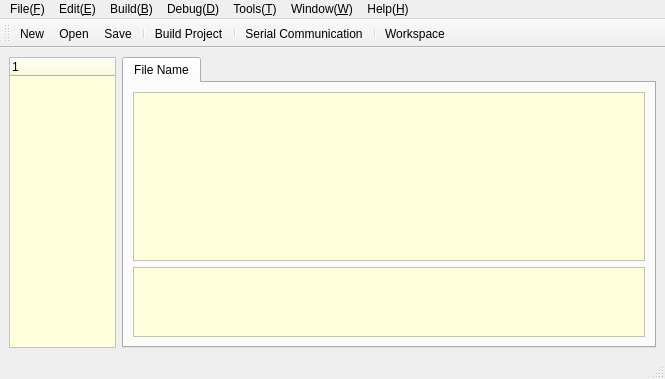
<?xml version="1.0" encoding="UTF-8"?>
<ui version="4.0">
 <class>MCU_Studio</class>
 <widget class="QMainWindow" name="MCU_Studio">
  <property name="geometry">
   <rect>
    <x>0</x>
    <y>0</y>
    <width>665</width>
    <height>379</height>
   </rect>
  </property>
  <property name="windowTitle">
   <string>Mcu Studio</string>
  </property>
  <property name="windowIcon">
   <iconset resource="Res.qrc">
    <normaloff>:/img/app.ico</normaloff>:/img/app.ico</iconset>
  </property>
  <widget class="QWidget" name="centralwidget">
   <layout class="QHBoxLayout" name="horizontalLayout_2">
    <item>
     <layout class="QHBoxLayout" name="horizontalLayout" stretch="1,5">
      <property name="spacing">
       <number>6</number>
      </property>
      <property name="sizeConstraint">
       <enum>QLayout::SetDefaultConstraint</enum>
      </property>
      <property name="leftMargin">
       <number>0</number>
      </property>
      <property name="topMargin">
       <number>0</number>
      </property>
      <property name="rightMargin">
       <number>0</number>
      </property>
      <property name="bottomMargin">
       <number>0</number>
      </property>
      <item>
       <widget class="QTreeWidget" name="treeWidget">
        <property name="enabled">
         <bool>true</bool>
        </property>
        <property name="styleSheet">
         <string notr="true">background-color: rgb(255, 254, 221);</string>
        </property>
        <column>
         <property name="text">
          <string notr="true">1</string>
         </property>
        </column>
       </widget>
      </item>
      <item>
       <widget class="QTabWidget" name="tabWidget">
        <property name="currentIndex">
         <number>0</number>
        </property>
        <widget class="QWidget" name="tab">
         <attribute name="title">
          <string>File Name</string>
         </attribute>
         <layout class="QVBoxLayout" name="verticalLayout_2">
          <item>
           <layout class="QVBoxLayout" name="verticalLayout" stretch="10,1">
            <item>
             <widget class="QTextEdit" name="textEdit">
              <property name="styleSheet">
               <string notr="true">background-color: rgb(255, 254, 221);</string>
              </property>
              <property name="html">
               <string>&lt;!DOCTYPE HTML PUBLIC &quot;-//W3C//DTD HTML 4.0//EN&quot; &quot;http://www.w3.org/TR/REC-html40/strict.dtd&quot;&gt;
&lt;html&gt;&lt;head&gt;&lt;meta name=&quot;qrichtext&quot; content=&quot;1&quot; /&gt;&lt;style type=&quot;text/css&quot;&gt;
p, li { white-space: pre-wrap; }
&lt;/style&gt;&lt;/head&gt;&lt;body style=&quot; font-family:'Sans Serif'; font-size:9pt; font-weight:400; font-style:normal;&quot;&gt;
&lt;p style=&quot;-qt-paragraph-type:empty; margin-top:0px; margin-bottom:0px; margin-left:0px; margin-right:0px; -qt-block-indent:0; text-indent:0px;&quot;&gt;&lt;br /&gt;&lt;/p&gt;&lt;/body&gt;&lt;/html&gt;</string>
              </property>
             </widget>
            </item>
            <item>
             <widget class="QTextBrowser" name="textBrowser">
              <property name="styleSheet">
               <string notr="true">background-color: rgb(255, 254, 221);ss</string>
              </property>
             </widget>
            </item>
           </layout>
          </item>
         </layout>
        </widget>
       </widget>
      </item>
     </layout>
    </item>
   </layout>
  </widget>
  <widget class="QMenuBar" name="menubar">
   <property name="geometry">
    <rect>
     <x>0</x>
     <y>0</y>
     <width>665</width>
     <height>21</height>
    </rect>
   </property>
   <widget class="QMenu" name="menuFile">
    <property name="title">
     <string>File(&amp;F)</string>
    </property>
    <addaction name="actionNew"/>
    <addaction name="actionOpen"/>
    <addaction name="separator"/>
    <addaction name="actionSave"/>
    <addaction name="actionSave_All"/>
    <addaction name="separator"/>
    <addaction name="actionClose"/>
    <addaction name="actionClose_All"/>
    <addaction name="separator"/>
    <addaction name="actionPrint"/>
    <addaction name="separator"/>
    <addaction name="actionExit"/>
   </widget>
   <widget class="QMenu" name="menuEdit">
    <property name="title">
     <string>Edit(&amp;E)</string>
    </property>
    <addaction name="actionCut"/>
    <addaction name="actionCopy"/>
    <addaction name="actionPlaster"/>
    <addaction name="separator"/>
    <addaction name="actionFind"/>
    <addaction name="actionReplace"/>
   </widget>
   <widget class="QMenu" name="menuBuild">
    <property name="title">
     <string>Build(&amp;B)</string>
    </property>
    <addaction name="actionBuildProject"/>
    <addaction name="actionBuild_Project_All"/>
    <addaction name="separator"/>
   </widget>
   <widget class="QMenu" name="menuDebug">
    <property name="title">
     <string>Debug(&amp;D)</string>
    </property>
    <addaction name="actionStart_Debug"/>
    <addaction name="actionStop_Debug"/>
    <addaction name="actionPause_Debug"/>
   </widget>
   <widget class="QMenu" name="menuTools">
    <property name="title">
     <string>Tools(&amp;T)</string>
    </property>
    <addaction name="actionSerial_Communication"/>
    <addaction name="separator"/>
    <addaction name="actionGit"/>
    <addaction name="separator"/>
    <addaction name="actionC"/>
    <addaction name="actionJava"/>
    <addaction name="actionC_2"/>
    <addaction name="separator"/>
    <addaction name="actionWorkspace"/>
    <addaction name="separator"/>
    <addaction name="actionNew_Screen"/>
   </widget>
   <widget class="QMenu" name="menuWindow">
    <property name="title">
     <string>Window(&amp;W)</string>
    </property>
    <addaction name="actionClose_Windows"/>
   </widget>
   <widget class="QMenu" name="menuHelp">
    <property name="title">
     <string>Help(&amp;H)</string>
    </property>
    <addaction name="actionAbout"/>
    <addaction name="actionWeb_Help"/>
   </widget>
   <addaction name="menuFile"/>
   <addaction name="menuEdit"/>
   <addaction name="menuBuild"/>
   <addaction name="menuDebug"/>
   <addaction name="menuTools"/>
   <addaction name="menuWindow"/>
   <addaction name="menuHelp"/>
  </widget>
  <widget class="QStatusBar" name="statusbar"/>
  <widget class="QToolBar" name="toolBar">
   <property name="windowTitle">
    <string>toolBar</string>
   </property>
   <attribute name="toolBarArea">
    <enum>TopToolBarArea</enum>
   </attribute>
   <attribute name="toolBarBreak">
    <bool>false</bool>
   </attribute>
   <addaction name="actionNew"/>
   <addaction name="actionOpen"/>
   <addaction name="actionSave"/>
   <addaction name="separator"/>
   <addaction name="actionBuildProject"/>
   <addaction name="separator"/>
   <addaction name="actionSerial_Communication"/>
   <addaction name="separator"/>
   <addaction name="actionWorkspace"/>
  </widget>
  <action name="actionNew">
   <property name="icon">
    <iconset resource="Res.qrc">
     <normaloff>:/img/edit.svg</normaloff>:/img/edit.svg</iconset>
   </property>
   <property name="text">
    <string>New</string>
   </property>
   <property name="shortcut">
    <string>Ctrl+N</string>
   </property>
  </action>
  <action name="actionOpen">
   <property name="icon">
    <iconset resource="Res.qrc">
     <normaloff>:/img/open.png</normaloff>:/img/open.png</iconset>
   </property>
   <property name="text">
    <string>Open</string>
   </property>
   <property name="shortcut">
    <string>Ctrl+O</string>
   </property>
  </action>
  <action name="actionSave">
   <property name="icon">
    <iconset resource="Res.qrc">
     <normaloff>:/img/save.png</normaloff>:/img/save.png</iconset>
   </property>
   <property name="text">
    <string>Save</string>
   </property>
   <property name="shortcut">
    <string>Ctrl+S</string>
   </property>
  </action>
  <action name="actionSave_All">
   <property name="checkable">
    <bool>true</bool>
   </property>
   <property name="text">
    <string>Save All</string>
   </property>
   <property name="shortcut">
    <string>Ctrl+Shift+S</string>
   </property>
  </action>
  <action name="actionClose">
   <property name="checkable">
    <bool>true</bool>
   </property>
   <property name="text">
    <string>Close</string>
   </property>
   <property name="shortcut">
    <string>Ctrl+Esc</string>
   </property>
  </action>
  <action name="actionClose_All">
   <property name="checkable">
    <bool>true</bool>
   </property>
   <property name="text">
    <string>Close All</string>
   </property>
  </action>
  <action name="actionPrint">
   <property name="checkable">
    <bool>true</bool>
   </property>
   <property name="icon">
    <iconset resource="Res.qrc">
     <normaloff>:/img/printer.svg</normaloff>:/img/printer.svg</iconset>
   </property>
   <property name="text">
    <string>Print</string>
   </property>
   <property name="shortcut">
    <string>Ctrl+P</string>
   </property>
  </action>
  <action name="actionExit">
   <property name="text">
    <string>Exit</string>
   </property>
  </action>
  <action name="actionBuildProject">
   <property name="icon">
    <iconset resource="Res.qrc">
     <normaloff>:/img/debug.png</normaloff>:/img/debug.png</iconset>
   </property>
   <property name="text">
    <string>Build Project</string>
   </property>
   <property name="shortcut">
    <string>F5</string>
   </property>
  </action>
  <action name="actionBuild_Project_All">
   <property name="text">
    <string>Build Project All</string>
   </property>
  </action>
  <action name="actionCopy">
   <property name="icon">
    <iconset resource="Res.qrc">
     <normaloff>:/img/copy.png</normaloff>:/img/copy.png</iconset>
   </property>
   <property name="text">
    <string>Copy</string>
   </property>
  </action>
  <action name="actionPlaster">
   <property name="icon">
    <iconset resource="Res.qrc">
     <normaloff>:/img/paste.png</normaloff>:/img/paste.png</iconset>
   </property>
   <property name="text">
    <string>Plaster</string>
   </property>
  </action>
  <action name="actionCut">
   <property name="icon">
    <iconset resource="Res.qrc">
     <normaloff>:/img/cut.png</normaloff>:/img/cut.png</iconset>
   </property>
   <property name="text">
    <string>Cut</string>
   </property>
  </action>
  <action name="actionFind">
   <property name="text">
    <string>Find</string>
   </property>
  </action>
  <action name="actionReplace">
   <property name="text">
    <string>Replace</string>
   </property>
  </action>
  <action name="actionStart_Debug">
   <property name="icon">
    <iconset resource="Res.qrc">
     <normaloff>:/img/debug-run-cursor.png</normaloff>:/img/debug-run-cursor.png</iconset>
   </property>
   <property name="text">
    <string>Start Debug</string>
   </property>
  </action>
  <action name="actionStop_Debug">
   <property name="text">
    <string>Stop Debug</string>
   </property>
  </action>
  <action name="actionPause_Debug">
   <property name="text">
    <string>Pause Debug</string>
   </property>
  </action>
  <action name="actionSerial_Communication">
   <property name="icon">
    <iconset resource="Res.qrc">
     <normaloff>:/img/com.png</normaloff>:/img/com.png</iconset>
   </property>
   <property name="text">
    <string>Serial Communication</string>
   </property>
  </action>
  <action name="actionGit">
   <property name="text">
    <string>Git</string>
   </property>
  </action>
  <action name="actionC">
   <property name="text">
    <string>C++</string>
   </property>
  </action>
  <action name="actionJava">
   <property name="text">
    <string>Java</string>
   </property>
  </action>
  <action name="actionC_2">
   <property name="text">
    <string>C</string>
   </property>
  </action>
  <action name="actionClose_Windows">
   <property name="text">
    <string>Close Windows</string>
   </property>
  </action>
  <action name="actionWeb_Help">
   <property name="text">
    <string>Web Help</string>
   </property>
  </action>
  <action name="actionWorkspace">
   <property name="icon">
    <iconset resource="Res.qrc">
     <normaloff>:/img/settings.svg</normaloff>:/img/settings.svg</iconset>
   </property>
   <property name="text">
    <string>Workspace</string>
   </property>
  </action>
  <action name="actionAbout">
   <property name="text">
    <string>About</string>
   </property>
  </action>
  <action name="actionNew_Screen">
   <property name="text">
    <string>New Screen</string>
   </property>
  </action>
 </widget>
 <resources>
  <include location="Res.qrc"/>
 </resources>
 <connections/>
</ui>
